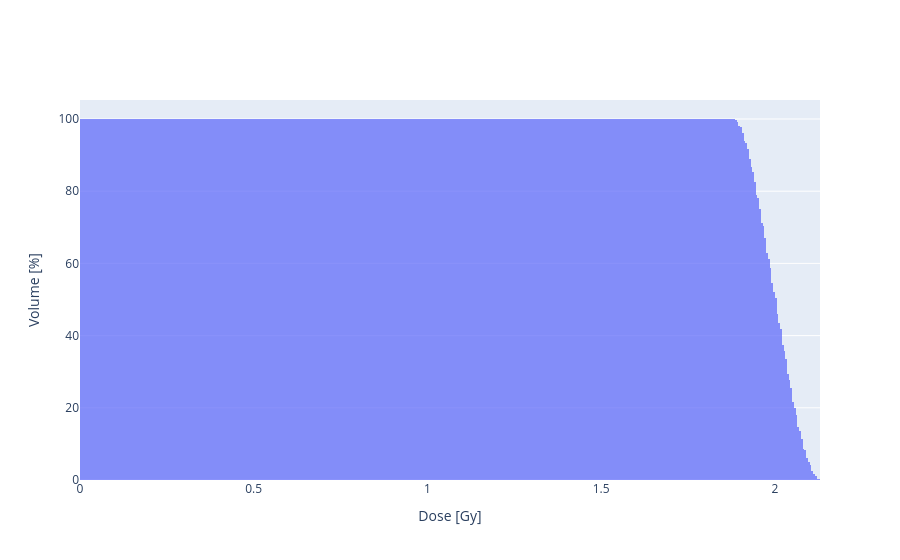

Write notebook code for a chart like this one.
### Code cell
rt.plot_dvh(dose_in_ct_array[ptv])

### Figure 1 — Plotly figure (JSON) as saved in the notebook; plotly's stock layout.template omitted (floating-point values rounded to 4 significant figures; data arrays with more than 128 entries replaced by an {"elided": "..."} marker saying what was removed)
{"data": [{"cumulative": {"direction": "decreasing", "enabled": true}, "histnorm": "percent", "opacity": 0.75, "type": "histogram", "x": {"elided": "4785 float values"}, "xbins": {"end": 2.126, "size": 0.005, "start": 0}}], "layout": {"xaxis": {"title": {"text": "Dose [Gy]"}}, "yaxis": {"title": {"text": "Volume [%]"}}}}
